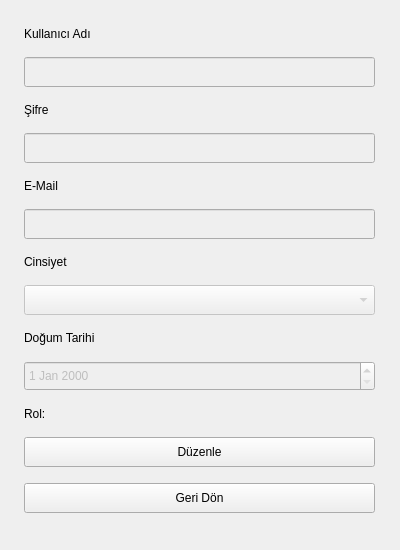
<?xml version="1.0" encoding="UTF-8"?>
<ui version="4.0">
 <class>profilePanel</class>
 <widget class="QWidget" name="profilePanel">
  <property name="geometry">
   <rect>
    <x>0</x>
    <y>0</y>
    <width>400</width>
    <height>550</height>
   </rect>
  </property>
  <property name="minimumSize">
   <size>
    <width>400</width>
    <height>550</height>
   </size>
  </property>
  <property name="maximumSize">
   <size>
    <width>400</width>
    <height>550</height>
   </size>
  </property>
  <property name="windowTitle">
   <string>Profil</string>
  </property>
  <property name="layoutDirection">
   <enum>Qt::LeftToRight</enum>
  </property>
  <widget class="QWidget" name="verticalLayoutWidget">
   <property name="geometry">
    <rect>
     <x>9</x>
     <y>11</y>
     <width>381</width>
     <height>531</height>
    </rect>
   </property>
   <layout class="QVBoxLayout" name="verticalLayout">
    <property name="spacing">
     <number>15</number>
    </property>
    <property name="leftMargin">
     <number>15</number>
    </property>
    <property name="topMargin">
     <number>15</number>
    </property>
    <property name="rightMargin">
     <number>15</number>
    </property>
    <property name="bottomMargin">
     <number>15</number>
    </property>
    <item>
     <widget class="QLabel" name="label">
      <property name="sizePolicy">
       <sizepolicy hsizetype="Expanding" vsizetype="Fixed">
        <horstretch>0</horstretch>
        <verstretch>0</verstretch>
       </sizepolicy>
      </property>
      <property name="text">
       <string>Kullanıcı Adı</string>
      </property>
     </widget>
    </item>
    <item>
     <widget class="QLineEdit" name="usernameInput">
      <property name="enabled">
       <bool>false</bool>
      </property>
      <property name="minimumSize">
       <size>
        <width>0</width>
        <height>30</height>
       </size>
      </property>
     </widget>
    </item>
    <item>
     <widget class="QLabel" name="label_2">
      <property name="sizePolicy">
       <sizepolicy hsizetype="Preferred" vsizetype="Fixed">
        <horstretch>0</horstretch>
        <verstretch>0</verstretch>
       </sizepolicy>
      </property>
      <property name="text">
       <string>Şifre</string>
      </property>
     </widget>
    </item>
    <item>
     <widget class="QLineEdit" name="passwordInput">
      <property name="enabled">
       <bool>false</bool>
      </property>
      <property name="minimumSize">
       <size>
        <width>0</width>
        <height>30</height>
       </size>
      </property>
      <property name="echoMode">
       <enum>QLineEdit::Password</enum>
      </property>
     </widget>
    </item>
    <item>
     <widget class="QLabel" name="label_3">
      <property name="sizePolicy">
       <sizepolicy hsizetype="Preferred" vsizetype="Fixed">
        <horstretch>0</horstretch>
        <verstretch>0</verstretch>
       </sizepolicy>
      </property>
      <property name="text">
       <string>E-Mail</string>
      </property>
     </widget>
    </item>
    <item>
     <widget class="QLineEdit" name="emailInput">
      <property name="enabled">
       <bool>false</bool>
      </property>
      <property name="minimumSize">
       <size>
        <width>0</width>
        <height>30</height>
       </size>
      </property>
     </widget>
    </item>
    <item>
     <widget class="QLabel" name="label_4">
      <property name="sizePolicy">
       <sizepolicy hsizetype="Preferred" vsizetype="Fixed">
        <horstretch>0</horstretch>
        <verstretch>0</verstretch>
       </sizepolicy>
      </property>
      <property name="text">
       <string>Cinsiyet</string>
      </property>
     </widget>
    </item>
    <item>
     <widget class="QComboBox" name="genderComboBox">
      <property name="enabled">
       <bool>false</bool>
      </property>
      <property name="minimumSize">
       <size>
        <width>0</width>
        <height>30</height>
       </size>
      </property>
     </widget>
    </item>
    <item>
     <widget class="QLabel" name="label_5">
      <property name="sizePolicy">
       <sizepolicy hsizetype="Preferred" vsizetype="Fixed">
        <horstretch>0</horstretch>
        <verstretch>0</verstretch>
       </sizepolicy>
      </property>
      <property name="text">
       <string>Doğum Tarihi</string>
      </property>
     </widget>
    </item>
    <item>
     <widget class="QDateEdit" name="birthDateInput">
      <property name="enabled">
       <bool>false</bool>
      </property>
      <property name="minimumSize">
       <size>
        <width>0</width>
        <height>30</height>
       </size>
      </property>
     </widget>
    </item>
    <item>
     <widget class="QLabel" name="roleLabel">
      <property name="enabled">
       <bool>true</bool>
      </property>
      <property name="sizePolicy">
       <sizepolicy hsizetype="Preferred" vsizetype="Fixed">
        <horstretch>0</horstretch>
        <verstretch>0</verstretch>
       </sizepolicy>
      </property>
      <property name="text">
       <string>Rol: </string>
      </property>
     </widget>
    </item>
    <item>
     <widget class="QPushButton" name="editOrSaveBtn">
      <property name="minimumSize">
       <size>
        <width>0</width>
        <height>30</height>
       </size>
      </property>
      <property name="text">
       <string>Düzenle</string>
      </property>
     </widget>
    </item>
    <item>
     <widget class="QPushButton" name="backButton">
      <property name="minimumSize">
       <size>
        <width>0</width>
        <height>30</height>
       </size>
      </property>
      <property name="layoutDirection">
       <enum>Qt::LeftToRight</enum>
      </property>
      <property name="autoFillBackground">
       <bool>false</bool>
      </property>
      <property name="text">
       <string>Geri Dön</string>
      </property>
     </widget>
    </item>
   </layout>
  </widget>
 </widget>
 <resources/>
 <connections/>
</ui>
